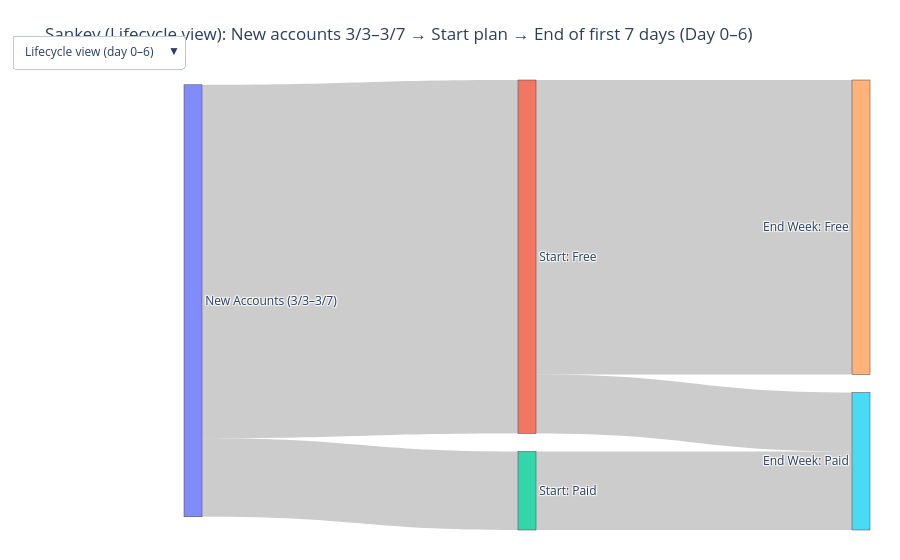

The notebook cell saved with this chart:
### Code cell
# Plotly Sankey with a dropdown to switch between:
# 1) "Calendar" view: within calendar window 3/3–3/7
# 2) "Lifecycle" view: within each user's first week (day 0–6 from startdate)
#
# Sankey structure (both views):
#   New Accounts (created 3/3–3/7) -> Start Plan (Free/Paid/Unknown) -> End-of-week Plan (Free/Paid/Unknown)

import pandas as pd
import numpy as np
import plotly.graph_objects as go

DATA_PATH = "/Users/cloudmaple/Downloads/Microsoft_Interview/Tech_Coding/interviewCase_IDE_expanded_multiweek.csv"

COHORT_START = pd.Timestamp("2025-03-03")
COHORT_END   = pd.Timestamp("2025-03-07")

# -------------------------
# 1) Load + clean
# -------------------------
df = pd.read_csv(DATA_PATH)

df["userid"] = df["userid"].astype(str).str.strip()

df["date"] = pd.to_datetime(df["date"], errors="coerce", format="mixed")
df["startdate"] = pd.to_datetime(df["startdate"], errors="coerce", format="mixed")

df["plan"] = df["plan"].astype(str).str.strip().str.title()
df.loc[~df["plan"].isin(["Free", "Paid"]), "plan"] = np.nan

# Numeric (optional)
df["DaysSinceStart"] = pd.to_numeric(df.get("DaysSinceStart"), errors="coerce")

# Keep only rows with essential fields
df = df.dropna(subset=["userid", "date", "startdate"]).copy()

# Derive day index (lifecycle)
mask = df["date"].notna() & df["startdate"].notna()
df.loc[mask, "day"] = (df.loc[mask, "date"] - df.loc[mask, "startdate"]).dt.days
df["day"] = df["day"].where(df["day"].notna(), df["DaysSinceStart"])

# Sanity filter day (optional but recommended for messy data)
df.loc[~df["day"].between(-5, 365), "day"] = np.nan

# -------------------------
# 2) Identify new accounts created in 3/3–3/7 (cohort users)
# -------------------------
user_start = (
    df.groupby("userid", as_index=False)
      .agg(start_effective=("startdate", "min"))
)

new_user_ids = set(
    user_start.loc[user_start["start_effective"].between(COHORT_START, COHORT_END), "userid"]
)

cohort = df[df["userid"].isin(new_user_ids)].copy()

# -------------------------
# 3) Helper: compute (start_plan, end_week_plan) per user for a given view
# -------------------------
def compute_user_state(view: str) -> pd.DataFrame:
    """
    view:
      - "calendar": only events with date in [COHORT_START, COHORT_END]
      - "lifecycle": only events with day in [0, 6] from each user's startdate
    returns: DataFrame with columns [userid, start_plan, end_week_plan]
    """
    if view == "calendar":
        wk = cohort[cohort["date"].between(COHORT_START, COHORT_END)].copy()
        sort_cols = ["userid", "date"]
    elif view == "lifecycle":
        wk = cohort[cohort["day"].between(0, 6)].copy()
        sort_cols = ["userid", "day", "date"]
    else:
        raise ValueError("view must be 'calendar' or 'lifecycle'")

    # If a user has no rows in the selected window, they would disappear.
    # In practice, for this dataset they should have at least day 0,
    # but we'll handle it by allowing Unknown.
    wk = wk.sort_values(sort_cols)

    # Forward-fill plan within user inside the selected window
    wk["plan_ffill"] = wk.groupby("userid")["plan"].ffill()

    # Start plan: earliest non-null plan within the view window
    start_plan = (
        wk.groupby("userid")["plan_ffill"]
          .apply(lambda s: s.dropna().iloc[0] if len(s.dropna()) > 0 else "Unknown")
    )

    # End-of-week plan definition differs slightly by view:
    if view == "calendar":
        # "End of week" = last observed plan on/before 3/7 within the calendar window
        end_plan = (
            wk.groupby("userid")["plan_ffill"]
              .apply(lambda s: s.dropna().iloc[-1] if len(s.dropna()) > 0 else "Unknown")
        )
    else:
        # "End of lifecycle week" = prefer day 6 if present, else last observed <=6
        # We'll implement as: take last plan_ffill after sorting by (day, date).
        end_plan = (
            wk.groupby("userid")["plan_ffill"]
              .apply(lambda s: s.dropna().iloc[-1] if len(s.dropna()) > 0 else "Unknown")
        )

    user_state = pd.DataFrame({
        "userid": start_plan.index,
        "start_plan": start_plan.values,
        "end_week_plan": end_plan.values
    })

    # Ensure only Free/Paid/Unknown
    for c in ["start_plan", "end_week_plan"]:
        user_state[c] = user_state[c].where(user_state[c].isin(["Free", "Paid"]), "Unknown")

    # Include any cohort users missing from wk (no rows in window) as Unknown->Unknown
    missing = list(new_user_ids - set(user_state["userid"]))
    if missing:
        user_state = pd.concat(
            [user_state,
             pd.DataFrame({"userid": missing, "start_plan": "Unknown", "end_week_plan": "Unknown"})],
            ignore_index=True
        )

    return user_state

# -------------------------
# 4) Helper: build Sankey link arrays from user_state
# -------------------------
nodes = [
    "New Accounts (3/3–3/7)",
    "Start: Free", "Start: Paid", "Start: Unknown",
    "End Week: Free", "End Week: Paid", "End Week: Unknown"
]
node_idx = {n: i for i, n in enumerate(nodes)}

def build_links(user_state: pd.DataFrame):
    links = []

    def add(src, tgt, val):
        if val and val > 0:
            links.append((node_idx[src], node_idx[tgt], int(val)))

    # New -> Start
    start_counts = user_state["start_plan"].value_counts(dropna=False)
    add("New Accounts (3/3–3/7)", "Start: Free", start_counts.get("Free", 0))
    add("New Accounts (3/3–3/7)", "Start: Paid", start_counts.get("Paid", 0))
    add("New Accounts (3/3–3/7)", "Start: Unknown", start_counts.get("Unknown", 0))

    # Start -> End
    trans = user_state.groupby(["start_plan", "end_week_plan"]).size().reset_index(name="users")
    for _, r in trans.iterrows():
        add(f"Start: {r['start_plan']}", f"End Week: {r['end_week_plan']}", r["users"])

    source = [s for s, t, v in links]
    target = [t for s, t, v in links]
    value  = [v for s, t, v in links]
    return source, target, value

# -------------------------
# 5) Build both views
# -------------------------
state_calendar  = compute_user_state("calendar")
state_lifecycle = compute_user_state("lifecycle")

src_cal, tgt_cal, val_cal = build_links(state_calendar)
src_lc,  tgt_lc,  val_lc  = build_links(state_lifecycle)

# -------------------------
# 6) Create Sankey with dropdown
# -------------------------
fig = go.Figure(data=[go.Sankey(
    node=dict(label=nodes, pad=18, thickness=18),
    link=dict(source=src_lc, target=tgt_lc, value=val_lc)  # default: lifecycle
)])

fig.update_layout(
    title="Sankey (Lifecycle view): New accounts 3/3–3/7 → Start plan → End of first 7 days (Day 0–6)",
    font_size=12,
    margin=dict(t=80, l=30, r=30, b=30),
    updatemenus=[
        dict(
            type="dropdown",
            x=0.0,
            y=1.1,
            buttons=[
                dict(
                    label="Lifecycle view (day 0–6)",
                    method="update",
                    args=[
                        {"link": [{"source": src_lc, "target": tgt_lc, "value": val_lc}]},
                        {"title": "Sankey (Lifecycle view): New accounts 3/3–3/7 → Start plan → End of first 7 days (Day 0–6)"}
                    ],
                ),
                dict(
                    label="Calendar view (3/3–3/7)",
                    method="update",
                    args=[
                        {"link": [{"source": src_cal, "target": tgt_cal, "value": val_cal}]},
                        {"title": "Sankey (Calendar view): New accounts 3/3–3/7 → Start plan → Plan by end of 3/7"}
                    ],
                ),
            ],
        )
    ],
)

fig.show()

### Figure 1 — Plotly figure (JSON) as saved in the notebook; plotly's stock layout.template omitted (floating-point values rounded to 4 significant figures)
{"data": [{"link": {"source": [0, 0, 1, 1, 2], "target": [1, 2, 4, 5, 5], "value": [18, 4, 15, 3, 4]}, "node": {"label": ["New Accounts (3/3–3/7)", "Start: Free", "Start: Paid", "Start: Unknown", "End Week: Free", "End Week: Paid", "End Week: Unknown"], "pad": 18, "thickness": 18}, "type": "sankey"}], "layout": {"font": {"size": 12}, "margin": {"b": 30, "l": 30, "r": 30, "t": 80}, "title": {"text": "Sankey (Lifecycle view): New accounts 3/3–3/7 → Start plan → End of first 7 days (Day 0–6)"}, "updatemenus": [{"buttons": [{"args": [{"link": [{"source": [0, 0, 1, 1, 2], "target": [1, 2, 4, 5, 5], "value": [18, 4, 15, 3, 4]}]}, {"title": "Sankey (Lifecycle view): New accounts 3/3–3/7 → Start plan → End of first 7 days (Day 0–6)"}], "label": "Lifecycle view (day 0–6)", "method": "update"}, {"args": [{"link": [{"source": [0, 0, 1, 1, 2], "target": [1, 2, 4, 5, 5], "value": [18, 4, 17, 1, 4]}]}, {"title": "Sankey (Calendar view): New accounts 3/3–3/7 → Start plan → Plan by end of 3/7"}], "label": "Calendar view (3/3–3/7)", "method": "update"}], "type": "dropdown", "x": 0, "y": 1.1}]}}
